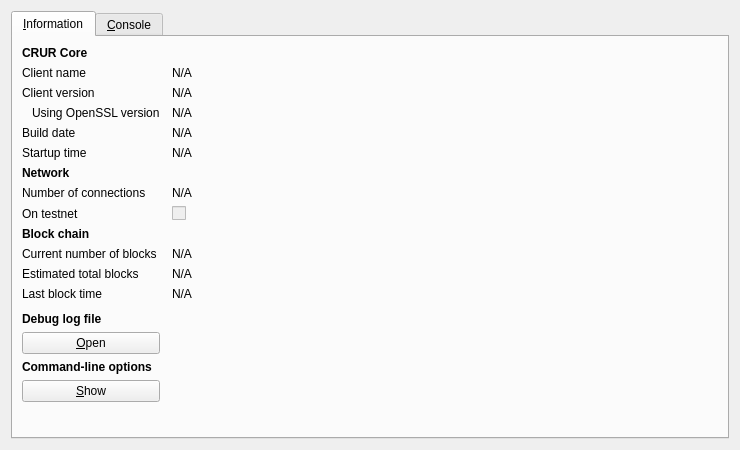
<?xml version="1.0" encoding="UTF-8"?>
<ui version="4.0">
 <class>RPCConsole</class>
 <widget class="QDialog" name="RPCConsole">
  <property name="geometry">
   <rect>
    <x>0</x>
    <y>0</y>
    <width>740</width>
    <height>450</height>
   </rect>
  </property>
  <property name="windowTitle">
   <string>CRUR - Debug window</string>
  </property>
  <layout class="QVBoxLayout" name="verticalLayout_2">
   <item>
    <widget class="QTabWidget" name="tabWidget">
     <property name="currentIndex">
      <number>0</number>
     </property>
     <widget class="QWidget" name="tab_info">
      <attribute name="title">
       <string>&amp;Information</string>
      </attribute>
      <layout class="QGridLayout" name="gridLayout" columnstretch="0,1">
       <property name="horizontalSpacing">
        <number>12</number>
       </property>
       <item row="0" column="0">
        <widget class="QLabel" name="label_9">
         <property name="font">
          <font>
           <weight>75</weight>
           <bold>true</bold>
          </font>
         </property>
         <property name="text">
          <string>CRUR Core</string>
         </property>
        </widget>
       </item>
       <item row="1" column="0">
        <widget class="QLabel" name="label_5">
         <property name="text">
          <string>Client name</string>
         </property>
        </widget>
       </item>
       <item row="1" column="1">
        <widget class="QLabel" name="clientName">
         <property name="cursor">
          <cursorShape>IBeamCursor</cursorShape>
         </property>
         <property name="text">
          <string>N/A</string>
         </property>
         <property name="textFormat">
          <enum>Qt::PlainText</enum>
         </property>
         <property name="textInteractionFlags">
          <set>Qt::LinksAccessibleByMouse|Qt::TextSelectableByKeyboard|Qt::TextSelectableByMouse</set>
         </property>
        </widget>
       </item>
       <item row="2" column="0">
        <widget class="QLabel" name="label_6">
         <property name="text">
          <string>Client version</string>
         </property>
        </widget>
       </item>
       <item row="2" column="1">
        <widget class="QLabel" name="clientVersion">
         <property name="cursor">
          <cursorShape>IBeamCursor</cursorShape>
         </property>
         <property name="text">
          <string>N/A</string>
         </property>
         <property name="textFormat">
          <enum>Qt::PlainText</enum>
         </property>
         <property name="textInteractionFlags">
          <set>Qt::LinksAccessibleByMouse|Qt::TextSelectableByKeyboard|Qt::TextSelectableByMouse</set>
         </property>
        </widget>
       </item>
       <item row="3" column="0">
        <widget class="QLabel" name="label_14">
         <property name="text">
          <string>Using OpenSSL version</string>
         </property>
         <property name="indent">
          <number>10</number>
         </property>
        </widget>
       </item>
       <item row="3" column="1">
        <widget class="QLabel" name="openSSLVersion">
         <property name="cursor">
          <cursorShape>IBeamCursor</cursorShape>
         </property>
         <property name="text">
          <string>N/A</string>
         </property>
         <property name="textFormat">
          <enum>Qt::PlainText</enum>
         </property>
         <property name="textInteractionFlags">
          <set>Qt::LinksAccessibleByMouse|Qt::TextSelectableByKeyboard|Qt::TextSelectableByMouse</set>
         </property>
        </widget>
       </item>
       <item row="4" column="0">
        <widget class="QLabel" name="label_12">
         <property name="text">
          <string>Build date</string>
         </property>
        </widget>
       </item>
       <item row="4" column="1">
        <widget class="QLabel" name="buildDate">
         <property name="cursor">
          <cursorShape>IBeamCursor</cursorShape>
         </property>
         <property name="text">
          <string>N/A</string>
         </property>
         <property name="textFormat">
          <enum>Qt::PlainText</enum>
         </property>
         <property name="textInteractionFlags">
          <set>Qt::LinksAccessibleByMouse|Qt::TextSelectableByKeyboard|Qt::TextSelectableByMouse</set>
         </property>
        </widget>
       </item>
       <item row="5" column="0">
        <widget class="QLabel" name="label_13">
         <property name="text">
          <string>Startup time</string>
         </property>
        </widget>
       </item>
       <item row="5" column="1">
        <widget class="QLabel" name="startupTime">
         <property name="cursor">
          <cursorShape>IBeamCursor</cursorShape>
         </property>
         <property name="text">
          <string>N/A</string>
         </property>
         <property name="textFormat">
          <enum>Qt::PlainText</enum>
         </property>
         <property name="textInteractionFlags">
          <set>Qt::LinksAccessibleByMouse|Qt::TextSelectableByKeyboard|Qt::TextSelectableByMouse</set>
         </property>
        </widget>
       </item>
       <item row="6" column="0">
        <widget class="QLabel" name="label_11">
         <property name="font">
          <font>
           <weight>75</weight>
           <bold>true</bold>
          </font>
         </property>
         <property name="text">
          <string>Network</string>
         </property>
        </widget>
       </item>
       <item row="7" column="0">
        <widget class="QLabel" name="label_7">
         <property name="text">
          <string>Number of connections</string>
         </property>
        </widget>
       </item>
       <item row="7" column="1">
        <widget class="QLabel" name="numberOfConnections">
         <property name="cursor">
          <cursorShape>IBeamCursor</cursorShape>
         </property>
         <property name="text">
          <string>N/A</string>
         </property>
         <property name="textFormat">
          <enum>Qt::PlainText</enum>
         </property>
         <property name="textInteractionFlags">
          <set>Qt::LinksAccessibleByMouse|Qt::TextSelectableByKeyboard|Qt::TextSelectableByMouse</set>
         </property>
        </widget>
       </item>
       <item row="8" column="0">
        <widget class="QLabel" name="label_8">
         <property name="text">
          <string>On testnet</string>
         </property>
        </widget>
       </item>
       <item row="8" column="1">
        <widget class="QCheckBox" name="isTestNet">
         <property name="enabled">
          <bool>false</bool>
         </property>
         <property name="text">
          <string/>
         </property>
        </widget>
       </item>
       <item row="9" column="0">
        <widget class="QLabel" name="label_10">
         <property name="font">
          <font>
           <weight>75</weight>
           <bold>true</bold>
          </font>
         </property>
         <property name="text">
          <string>Block chain</string>
         </property>
        </widget>
       </item>
       <item row="10" column="0">
        <widget class="QLabel" name="label_3">
         <property name="text">
          <string>Current number of blocks</string>
         </property>
        </widget>
       </item>
       <item row="10" column="1">
        <widget class="QLabel" name="numberOfBlocks">
         <property name="cursor">
          <cursorShape>IBeamCursor</cursorShape>
         </property>
         <property name="text">
          <string>N/A</string>
         </property>
         <property name="textFormat">
          <enum>Qt::PlainText</enum>
         </property>
         <property name="textInteractionFlags">
          <set>Qt::LinksAccessibleByMouse|Qt::TextSelectableByKeyboard|Qt::TextSelectableByMouse</set>
         </property>
        </widget>
       </item>
       <item row="11" column="0">
        <widget class="QLabel" name="label_4">
         <property name="text">
          <string>Estimated total blocks</string>
         </property>
        </widget>
       </item>
       <item row="11" column="1">
        <widget class="QLabel" name="totalBlocks">
         <property name="cursor">
          <cursorShape>IBeamCursor</cursorShape>
         </property>
         <property name="text">
          <string>N/A</string>
         </property>
         <property name="textFormat">
          <enum>Qt::PlainText</enum>
         </property>
         <property name="textInteractionFlags">
          <set>Qt::LinksAccessibleByMouse|Qt::TextSelectableByKeyboard|Qt::TextSelectableByMouse</set>
         </property>
        </widget>
       </item>
       <item row="12" column="0">
        <widget class="QLabel" name="label_2">
         <property name="text">
          <string>Last block time</string>
         </property>
        </widget>
       </item>
       <item row="12" column="1">
        <widget class="QLabel" name="lastBlockTime">
         <property name="cursor">
          <cursorShape>IBeamCursor</cursorShape>
         </property>
         <property name="text">
          <string>N/A</string>
         </property>
         <property name="textFormat">
          <enum>Qt::PlainText</enum>
         </property>
         <property name="textInteractionFlags">
          <set>Qt::LinksAccessibleByMouse|Qt::TextSelectableByKeyboard|Qt::TextSelectableByMouse</set>
         </property>
        </widget>
       </item>
       <item row="13" column="0">
        <spacer name="verticalSpacer_2">
         <property name="orientation">
          <enum>Qt::Vertical</enum>
         </property>
         <property name="sizeHint" stdset="0">
          <size>
           <width>20</width>
           <height>20</height>
          </size>
         </property>
        </spacer>
       </item>
       <item row="14" column="0">
        <widget class="QLabel" name="labelDebugLogfile">
         <property name="font">
          <font>
           <weight>75</weight>
           <bold>true</bold>
          </font>
         </property>
         <property name="text">
          <string>Debug log file</string>
         </property>
        </widget>
       </item>
       <item row="15" column="0">
        <widget class="QPushButton" name="openDebugLogfileButton">
         <property name="toolTip">
          <string>Open the CRUR debug log file from the current data directory. This can take a few seconds for large log files.</string>
         </property>
         <property name="text">
          <string>&amp;Open</string>
         </property>
         <property name="autoDefault">
          <bool>false</bool>
         </property>
        </widget>
       </item>
       <item row="16" column="0">
        <widget class="QLabel" name="labelCLOptions">
         <property name="font">
          <font>
           <weight>75</weight>
           <bold>true</bold>
          </font>
         </property>
         <property name="text">
          <string>Command-line options</string>
         </property>
        </widget>
       </item>
       <item row="17" column="0">
        <widget class="QPushButton" name="showCLOptionsButton">
         <property name="toolTip">
          <string>Show the CRUR-Qt help message to get a list with possible CRUR command-line options.</string>
         </property>
         <property name="text">
          <string>&amp;Show</string>
         </property>
         <property name="autoDefault">
          <bool>false</bool>
         </property>
        </widget>
       </item>
       <item row="18" column="0">
        <spacer name="verticalSpacer">
         <property name="orientation">
          <enum>Qt::Vertical</enum>
         </property>
         <property name="sizeHint" stdset="0">
          <size>
           <width>20</width>
           <height>40</height>
          </size>
         </property>
        </spacer>
       </item>
      </layout>
     </widget>
     <widget class="QWidget" name="tab_console">
      <attribute name="title">
       <string>&amp;Console</string>
      </attribute>
      <layout class="QVBoxLayout" name="verticalLayout_3">
       <property name="spacing">
        <number>3</number>
       </property>
       <item>
        <widget class="QTextEdit" name="messagesWidget">
         <property name="minimumSize">
          <size>
           <width>0</width>
           <height>100</height>
          </size>
         </property>
         <property name="readOnly">
          <bool>true</bool>
         </property>
         <property name="tabKeyNavigation" stdset="0">
          <bool>false</bool>
         </property>
         <property name="columnCount" stdset="0">
          <number>2</number>
         </property>
        </widget>
       </item>
       <item>
        <layout class="QHBoxLayout" name="horizontalLayout">
         <property name="spacing">
          <number>3</number>
         </property>
         <item>
          <widget class="QLabel" name="label">
           <property name="text">
            <string notr="true">&gt;</string>
           </property>
          </widget>
         </item>
         <item>
          <widget class="QLineEdit" name="lineEdit"/>
         </item>
         <item>
          <widget class="QPushButton" name="clearButton">
           <property name="maximumSize">
            <size>
             <width>24</width>
             <height>24</height>
            </size>
           </property>
           <property name="toolTip">
            <string>Clear console</string>
           </property>
           <property name="text">
            <string/>
           </property>
           <property name="icon">
            <iconset resource="../bitcoin.qrc">
             <normaloff>:/icons/remove</normaloff>:/icons/remove</iconset>
           </property>
           <property name="shortcut">
            <string notr="true">Ctrl+L</string>
           </property>
           <property name="autoDefault">
            <bool>false</bool>
           </property>
          </widget>
         </item>
        </layout>
       </item>
      </layout>
     </widget>
    </widget>
   </item>
  </layout>
 </widget>
 <resources>
  <include location="../bitcoin.qrc"/>
 </resources>
 <connections/>
</ui>
